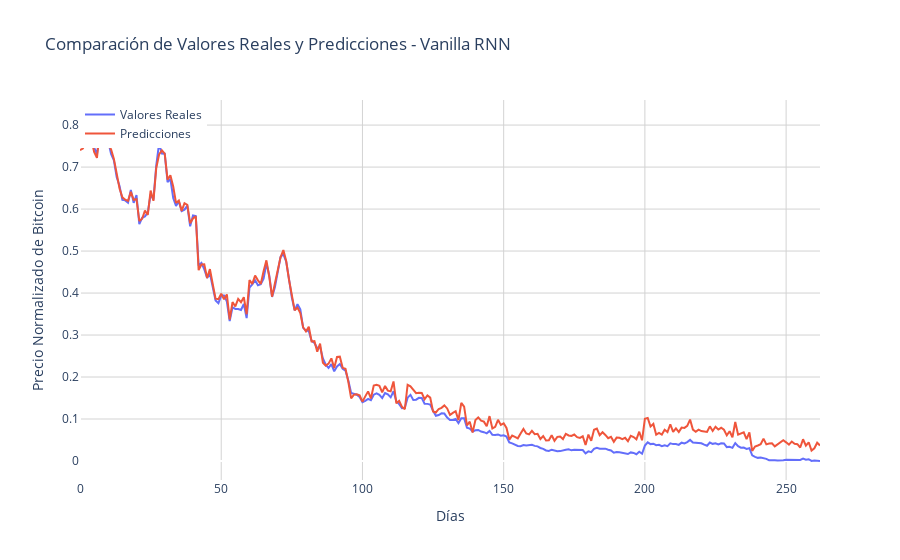

The cell this chart's notebook holds for it:
### Code cell
fig = go.Figure()

fig.add_trace(go.Scatter(x=list(range(len(y_test))), y=y_test, mode='lines', name='Valores Reales'))
fig.add_trace(go.Scatter(x=list(range(len(y_test))), y=y_pred.flatten(), mode='lines', name='Predicciones'))

fig.update_layout(
    title='Comparación de Valores Reales y Predicciones - Vanilla RNN',
    xaxis_title='Días',
    yaxis_title='Precio Normalizado de Bitcoin',
    legend=dict(x=0, y=1),
    plot_bgcolor='white',
    xaxis=dict(showgrid=True, gridcolor='lightgrey'),
    yaxis=dict(showgrid=True, gridcolor='lightgrey')
)

fig.show()

### Figure 1 — Plotly figure (JSON) as saved in the notebook; plotly's stock layout.template omitted (floating-point values rounded to 4 significant figures; data arrays with more than 128 entries replaced by an {"elided": "..."} marker saying what was removed)
{"data": [{"mode": "lines", "name": "Valores Reales", "type": "scatter", "x": {"elided": "263 int values"}, "y": {"elided": "263 float values"}}, {"mode": "lines", "name": "Predicciones", "type": "scatter", "x": {"elided": "263 int values"}, "y": {"elided": "263 float values"}}], "layout": {"legend": {"x": 0, "y": 1}, "plot_bgcolor": "white", "title": {"text": "Comparación de Valores Reales y Predicciones - Vanilla RNN"}, "xaxis": {"gridcolor": "lightgrey", "showgrid": true, "title": {"text": "Días"}}, "yaxis": {"gridcolor": "lightgrey", "showgrid": true, "title": {"text": "Precio Normalizado de Bitcoin"}}}}
